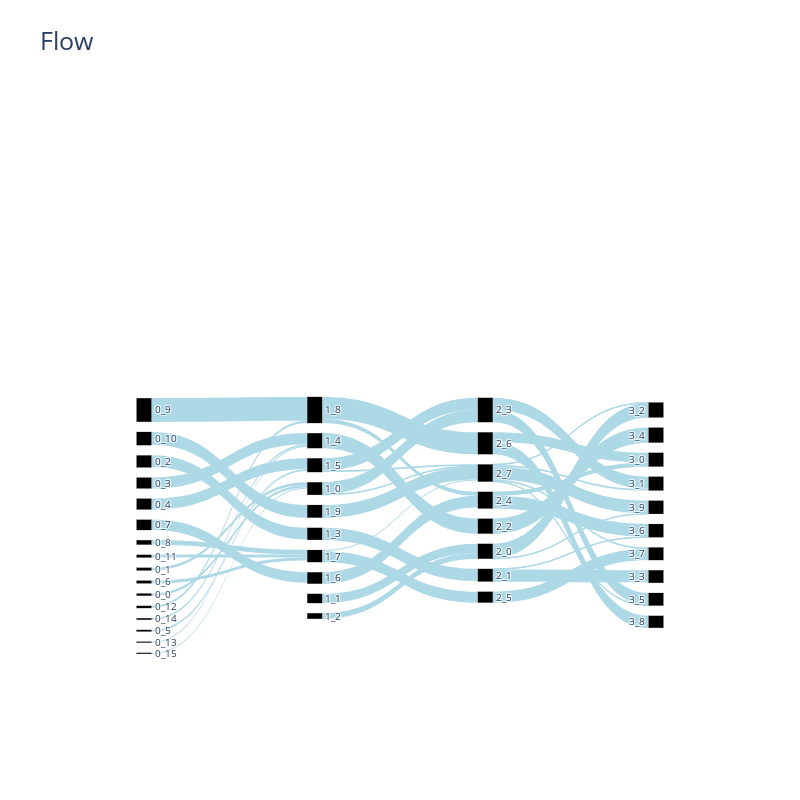

Here is the notebook cell this chart was saved with:
### Code cell
lcs.plot_flow(lc, slice=(0,4))

### Figure 1 — Plotly figure (JSON) as saved in the notebook; plotly's stock layout.template omitted (floating-point values rounded to 4 significant figures)
{"data": [{"arrangement": "snap", "link": {"color": ["lightblue", "lightblue", "lightblue", "lightblue", "lightblue", "lightblue", "lightblue", "lightblue", "lightblue", "lightblue", "lightblue", "lightblue", "lightblue", "lightblue", "lightblue", "lightblue", "lightblue", "lightblue", "lightblue", "lightblue", "lightblue", "lightblue", "lightblue", "lightblue", "lightblue", "lightblue", "lightblue", "lightblue", "lightblue", "lightblue", "lightblue", "lightblue", "lightblue", "lightblue", "lightblue", "lightblue", "lightblue", "lightblue", "lightblue", "lightblue", "lightblue", "lightblue", "lightblue", "lightblue", "lightblue", "lightblue", "lightblue", "rgba(0, 0, 0, 0)", "rgba(0, 0, 0, 0)", "rgba(0, 0, 0, 0)"], "label": [4, 5, 20, 19, 19, 3, 5, 18, 8, 41, 22, 5, 4, 2, 3, 2, 21, 1, 16, 10, 21, 26, 21, 3, 20, 19, 2, 7, 38, 22, 25, 1, 21, 1, 26, 21, 21, 7, 22, 19, 17, 21, 3, 1, 1, 3, 22, 1, 1, 1], "source": [0, 1, 8, 9, 10, 11, 12, 13, 14, 15, 2, 3, 4, 5, 6, 7, 16, 16, 17, 18, 19, 20, 21, 21, 22, 23, 23, 24, 24, 25, 26, 26, 27, 27, 28, 29, 29, 30, 30, 31, 32, 32, 33, 33, 33, 33, 33, 2, 8, 37], "target": [16, 16, 19, 20, 21, 21, 23, 22, 23, 24, 25, 23, 24, 20, 20, 16, 29, 33, 26, 26, 27, 28, 29, 33, 30, 31, 33, 30, 32, 33, 36, 43, 37, 40, 38, 35, 39, 34, 40, 41, 34, 42, 35, 36, 39, 41, 43, 2, 8, 37], "value": [4, 5, 20, 19, 19, 3, 5, 18, 8, 41, 22, 5, 4, 2, 3, 2, 21, 1, 16, 10, 21, 26, 21, 3, 20, 19, 2, 7, 38, 22, 25, 1, 21, 1, 26, 21, 21, 7, 22, 19, 17, 21, 3, 1, 1, 3, 22, 1, 1, 1]}, "node": {"color": [], "hovertemplate": "Group size: %{value}<extra></extra>", "label": ["0_0", "0_1", "0_10", "0_11", "0_12", "0_13", "0_14", "0_15", "0_2", "0_3", "0_4", "0_5", "0_6", "0_7", "0_8", "0_9", "1_0", "1_1", "1_2", "1_3", "1_4", "1_5", "1_6", "1_7", "1_8", "1_9", "2_0", "2_1", "2_2", "2_3", "2_4", "2_5", "2_6", "2_7", "3_0", "3_1", "3_2", "3_3", "3_4", "3_5", "3_6", "3_7", "3_8", "3_9"], "line": {"color": "darkgray", "width": 0.2}, "pad": 10, "thickness": 15, "x": [0.1, 0.1, 0.1, 0.1, 0.1, 0.1, 0.1, 0.1, 0.1, 0.1, 0.1, 0.1, 0.1, 0.1, 0.1, 0.1, 0.3667, 0.3667, 0.3667, 0.3667, 0.3667, 0.3667, 0.3667, 0.3667, 0.3667, 0.3667, 0.6333, 0.6333, 0.6333, 0.6333, 0.6333, 0.6333, 0.6333, 0.6333, 0.9, 0.9, 0.9, 0.9, 0.9, 0.9, 0.9, 0.9, 0.9, 0.9], "y": [0.5, 0.5, 0.5, 0.5, 0.5, 0.5, 0.5, 0.5, 0.5, 0.5, 0.5, 0.5, 0.5, 0.5, 0.5, 0.5, 0.5, 0.5, 0.5, 0.5, 0.5, 0.5, 0.5, 0.5, 0.5, 0.5, 0.5, 0.5, 0.5, 0.5, 0.5, 0.5, 0.5, 0.5, 0.5, 0.5, 0.5, 0.5, 0.5, 0.5, 0.5, 0.5, 0.5, 0.5]}, "type": "sankey"}], "layout": {"font": {"size": 10}, "height": 800, "title": {"font": {"size": 25}, "text": "Flow"}, "width": 800}}
